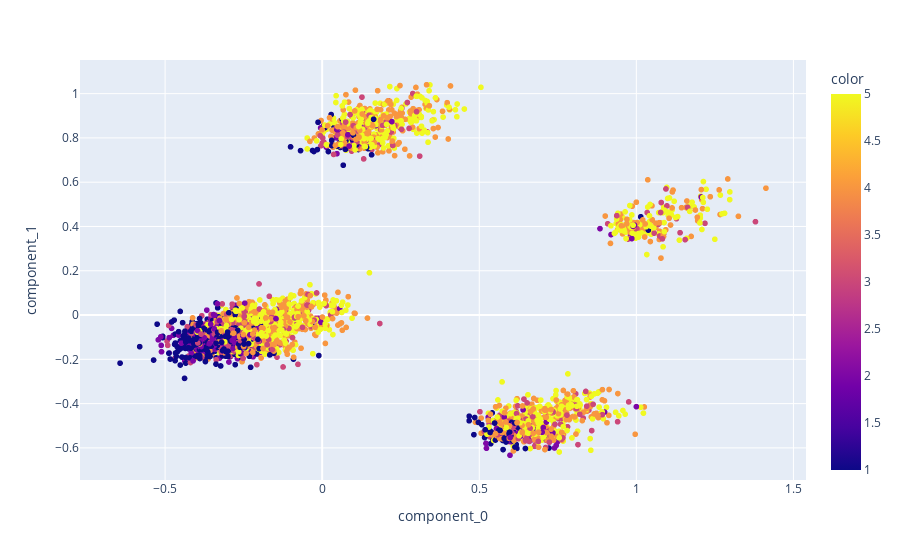

Notebook cell for this chart:
### Markdown cell above
This second map represents all the opinions ordered thanks to the PCA that we have made. The colors represent the 5 ratings that customers can give. We note that the PCA is not sensitive to the rating and, as it only relies on the words present in the reviews, we do not find clusters of ratings :

### Code cell
Visualisation_2D_Dataframe_K_Cluster(train_OneHot, 5, "note")

### Figure 1 — Plotly figure (JSON) as saved in the notebook; plotly's stock layout.template omitted (floating-point values rounded to 4 significant figures; data arrays with more than 128 entries replaced by an {"elided": "..."} marker saying what was removed)
{"data": [{"hovertemplate": "<b>%{hovertext}</b><br><br>component_0=%{x}<br>component_1=%{y}<br>color=%{marker.color}<extra></extra>", "hovertext": {"elided": "5842 str values"}, "legendgroup": "", "marker": {"color": {"elided": "5842 int values"}, "coloraxis": "coloraxis", "symbol": "circle"}, "mode": "markers", "name": "", "showlegend": false, "type": "scattergl", "x": {"elided": "5842 float values"}, "xaxis": "x", "y": {"elided": "5842 float values"}, "yaxis": "y"}], "layout": {"coloraxis": {"colorbar": {"title": {"text": "color"}}, "colorscale": [[0, "#0d0887"], [0.1111, "#46039f"], [0.2222, "#7201a8"], [0.3333, "#9c179e"], [0.4444, "#bd3786"], [0.5556, "#d8576b"], [0.6667, "#ed7953"], [0.7778, "#fb9f3a"], [0.8889, "#fdca26"], [1, "#f0f921"]]}, "legend": {"tracegroupgap": 0}, "margin": {"t": 60}, "xaxis": {"anchor": "y", "domain": [0, 1], "title": {"text": "component_0"}}, "yaxis": {"anchor": "x", "domain": [0, 1], "title": {"text": "component_1"}}}}
